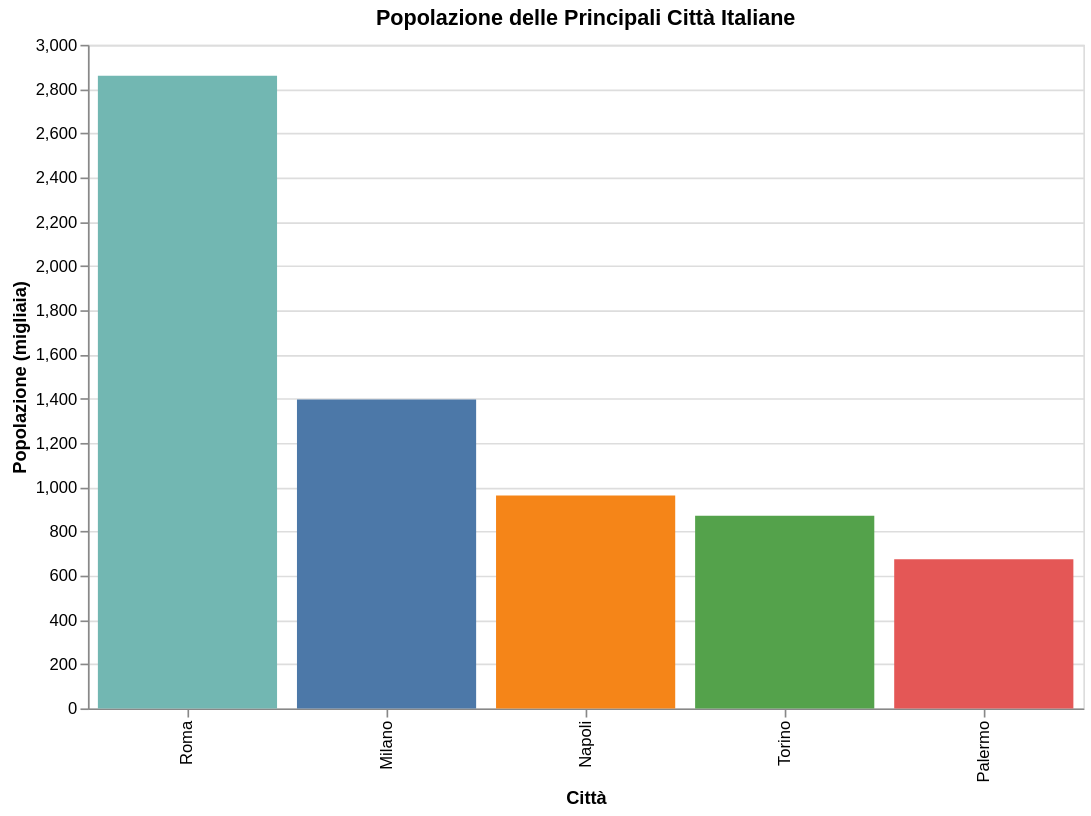

This figure's notebook cell:
### Markdown cell above
## 5. Bar Chart Altair

### Code cell
# Dati per bar chart
cities = pd.DataFrame({
    'Città': ['Milano', 'Roma', 'Napoli', 'Torino', 'Palermo'],
    'Popolazione': [1396, 2860, 962, 871, 674]
})

bar_chart = alt.Chart(cities).mark_bar().encode(
    x=alt.X('Città:N', sort='-y', title='Città'),
    y=alt.Y('Popolazione:Q', title='Popolazione (migliaia)'),
    color=alt.Color('Città:N', legend=None),
    tooltip=['Città', 'Popolazione']
).properties(
    title='Popolazione delle Principali Città Italiane',
    width=600,
    height=400
)

bar_chart

### Figure 1 — Vega-Lite specification as saved in the notebook (floating-point values rounded to 4 significant figures)
{"config": {"view": {"continuousWidth": 300, "continuousHeight": 300}}, "data": {"name": "data-d52ee3e087e8cac5d26e4e12e4428192"}, "mark": {"type": "bar"}, "encoding": {"color": {"field": "Città", "legend": null, "type": "nominal"}, "tooltip": [{"field": "Città", "type": "nominal"}, {"field": "Popolazione", "type": "quantitative"}], "x": {"field": "Città", "sort": "-y", "title": "Città", "type": "nominal"}, "y": {"field": "Popolazione", "title": "Popolazione (migliaia)", "type": "quantitative"}}, "height": 400, "title": "Popolazione delle Principali Città Italiane", "width": 600, "$schema": "https://vega.github.io/schema/vega-lite/v5.20.1.json", "datasets": {"data-d52ee3e087e8cac5d26e4e12e4428192": [{"Città": "Milano", "Popolazione": 1396}, {"Città": "Roma", "Popolazione": 2860}, {"Città": "Napoli", "Popolazione": 962}, {"Città": "Torino", "Popolazione": 871}, {"Città": "Palermo", "Popolazione": 674}]}}
